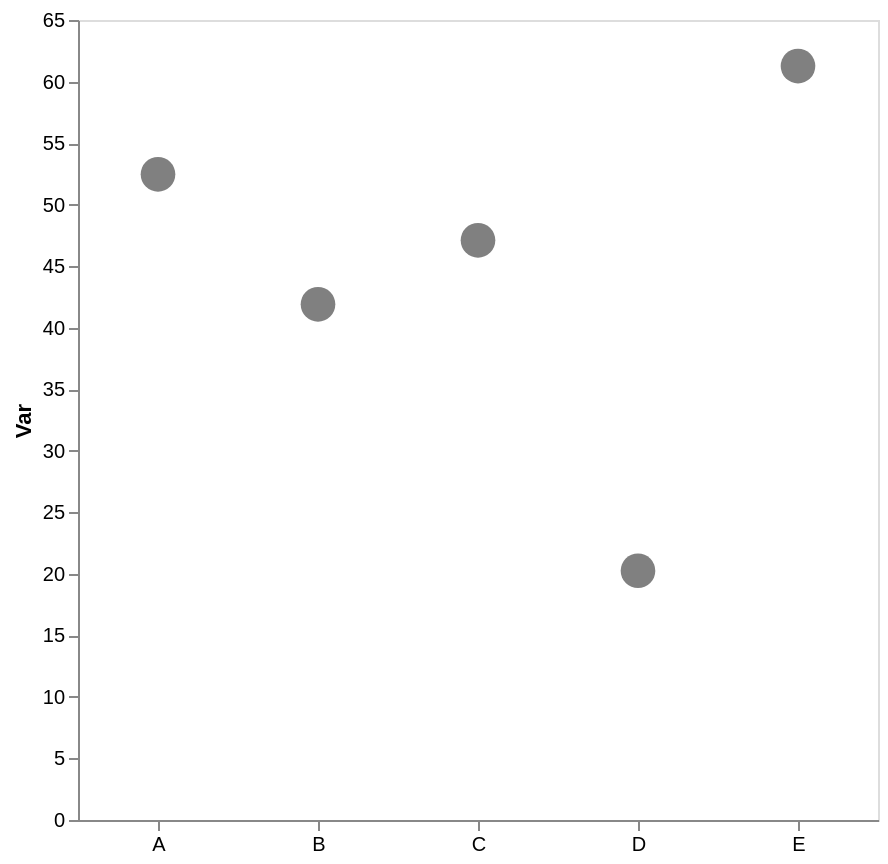

This figure's Vega-Lite source:
### Vega-Lite specification from a JSON file in a GitHub repository (floating-point values rounded to 4 significant figures)
{"config": {"view": {"continuousWidth": 300, "continuousHeight": 300}, "axis": {"grid": false}, "bar": {"color": "gray"}}, "data": {"name": "data-b5e8d81b653097fb40cdb2f8948f3466"}, "mark": {"type": "point", "color": "gray", "filled": true, "size": 300}, "encoding": {"x": {"axis": {"labelAngle": 0, "title": null}, "field": "cat", "type": "nominal"}, "y": {"aggregate": "mean", "axis": {"title": "Var"}, "field": "var1", "type": "quantitative"}}, "height": 400, "width": 400, "$schema": "https://vega.github.io/schema/vega-lite/v5.17.0.json", "datasets": {"data-b5e8d81b653097fb40cdb2f8948f3466": [{"cat": "C", "var1": 45.81, "var2": 51.17}, {"cat": "A", "var1": 54.96, "var2": 54.56}, {"cat": "C", "var1": 44.79, "var2": 39.97}, {"cat": "E", "var1": 55.37, "var2": 44.56}, {"cat": "B", "var1": 50.5, "var2": 63.27}, {"cat": "C", "var1": 38.8, "var2": 45.38}, {"cat": "E", "var1": 63.87, "var2": 54.04}, {"cat": "A", "var1": 49.95, "var2": 33.67}, {"cat": "E", "var1": 64.52, "var2": 44.62}, {"cat": "B", "var1": 33.29, "var2": 52.8}, {"cat": "D", "var1": 20.25, "var2": 62.87}, {"cat": "C", "var1": 58.98, "var2": 36.82}]}}
